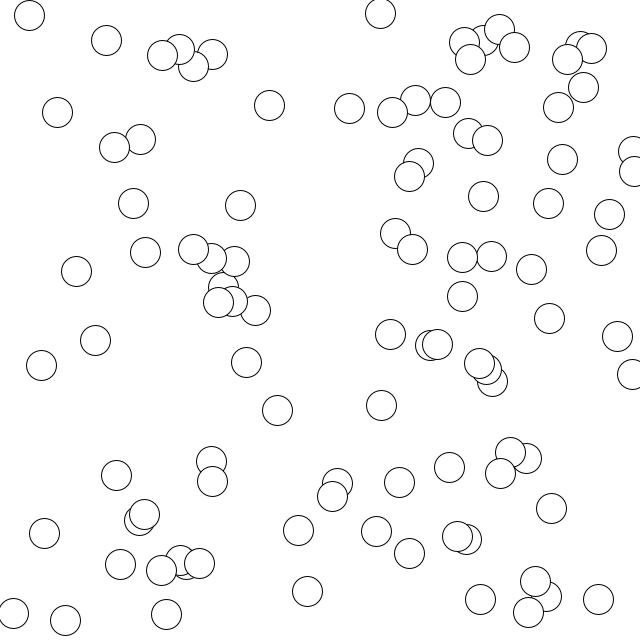
Frame 1 (no input)
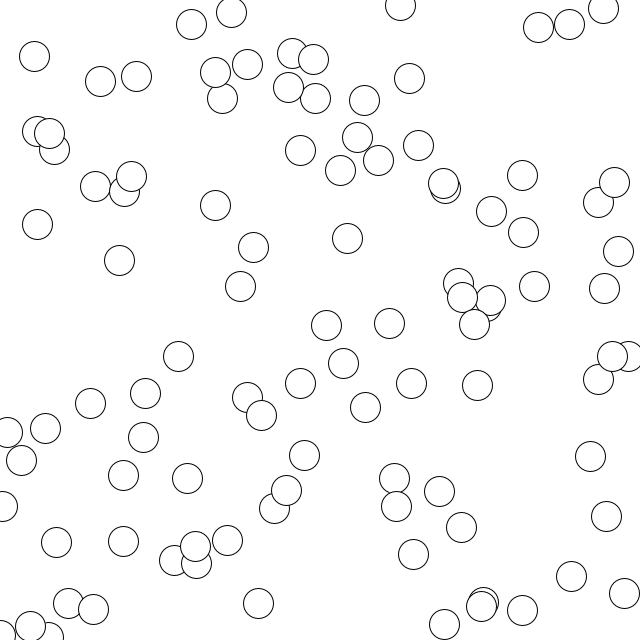
Frame 60 (the mouse pressed at the canvas centre just before this capture)
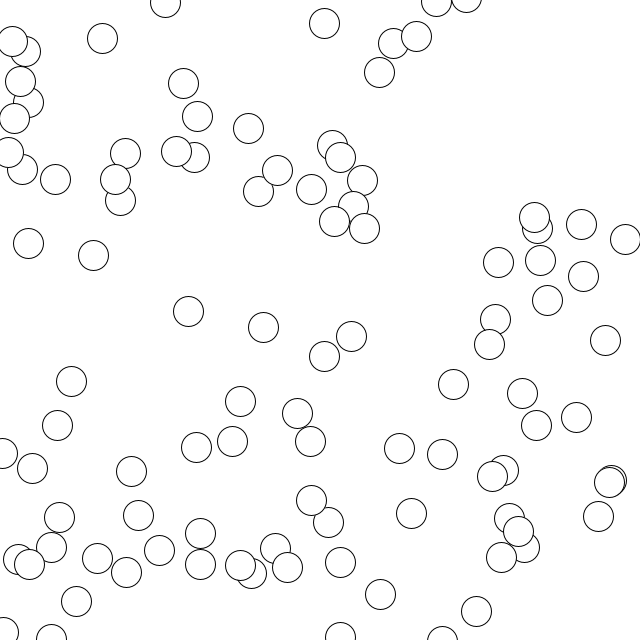
Frame 120 (the mouse held since frame 60 and released just before this capture)

The Processing sketch that drew these frames (run headless with seeded random() and noise(); from frame 60 on, the mouse is pressed at the canvas centre):

// Processing sketch: bouncingBalls_OOP
// ── bouncingBalls_OOP.pde
Ball bouncingBalls[] = new Ball[100];

void setup(){
  size(640,640);
  for (int i = 0; i< bouncingBalls.length; i++){
    bouncingBalls[i] = new Ball(random(width), random(height));
  }
}

void draw(){
  background(255);
  for (int i = 0; i< bouncingBalls.length; i++){
    bouncingBalls[i].run();
  }
}
// ── Ball.pde
class Ball {
  float xSpeed, ySpeed;
  PVector loc;

  Ball(float x, float y) {
    loc = new PVector(x, y);
    xSpeed = random(-5, 5);
    ySpeed = random(-5, 5);
  }

  void update() {
    loc.x+=xSpeed;
    loc.y+=ySpeed;
  }

  void display() {
    ellipse(loc.x, loc.y, 30, 30);
  }

  void checkEdges() {
    if (loc.x>width || loc.x<0)
      xSpeed*=-1;
    if (loc.y>height || loc.y<0)
      ySpeed*=-1;
  }
  
  void run(){
    update();
    display();
    checkEdges();
  }
}
